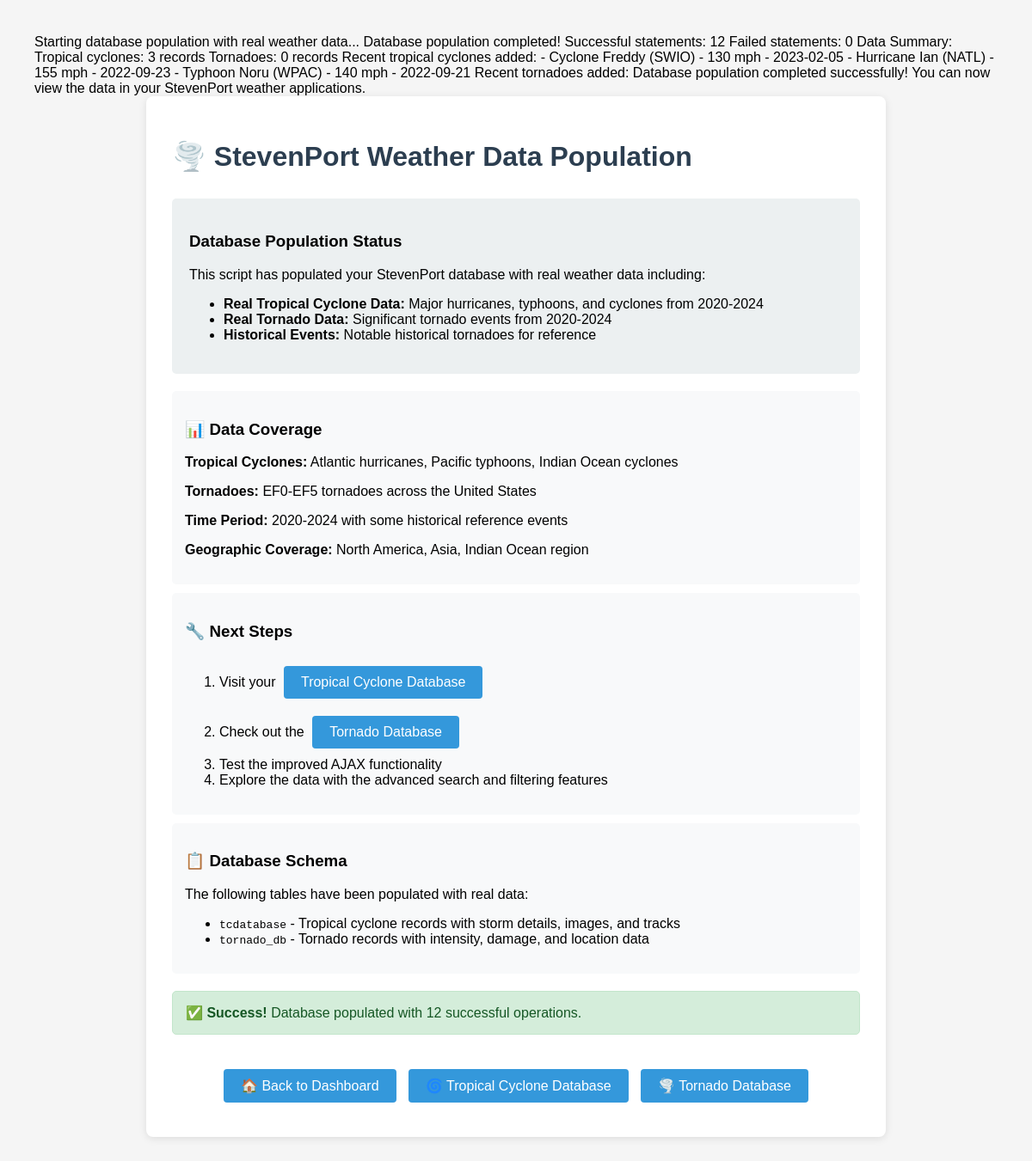
Screenshot of /populate_weather_data.php with the database file from the repository.
### tables this page shows
CREATE TABLE IF NOT EXISTS tcdatabase (
    id INT AUTO_INCREMENT PRIMARY KEY,
    storm_id VARCHAR(50),
    storm_img VARCHAR(255),
    track_img VARCHAR(255),
    name VARCHAR(100),
    basin VARCHAR(20),
    msw VARCHAR(20),
    mslp VARCHAR(20),
    formed DATE,
    dissipated DATE,
    ace_value DECIMAL(10,4),
    damage VARCHAR(100),
    fatalities VARCHAR(100),
    `desc` TEXT,
    created_at TIMESTAMP DEFAULT CURRENT_TIMESTAMP,
    updated_at TIMESTAMP DEFAULT CURRENT_TIMESTAMP ON UPDATE CURRENT_TIMESTAMP
);

### populate_weather_data.php (the view, shortened to what this page needs)
<?php
try {
    $db = new DBConn();
    $conn = $db->getConnection();
    $sqlFile = __DIR__ . '/real_weather_data.sql';
    $sql = file_get_contents($sqlFile);
    $statements = [];
    $current_statement = '';
    $lines = explode("\n", $sql);
    foreach ($lines as $line) {
        $line = trim($line);
        if (empty($line) || strpos($line, '--') === 0) {
            continue;
        }
        $current_statement .= $line . " ";
        if (substr($line, -1) === ';') {
            $statements[] = trim($current_statement);
            $current_statement = '';
        }
    }
    $successCount = 0;
    $errorCount = 0;
    $errors = [];
    foreach ($statements as $statement) {
        if (empty($statement) ||
            strpos($statement, '--') === 0 ||
            strpos($statement, '/*') === 0 ||
            strpos($statement, 'DROP') === 0 ||
            strpos($statement, 'CREATE DATABASE') === 0 ||
            strpos($statement, 'USE') === 0) {
            continue;
        }
        try {
            if ($conn->query($statement)) {
                $successCount++;
            } else {
                throw new Exception($conn->error);
            }
        } catch (Exception $e) {
            $errorCount++;
            $errors[] = "Error executing: " . substr($statement, 0, 100) . "... - " . $e->getMessage();
        }
    }
    echo "Database population completed!\n";
    echo "Successful statements: $successCount\n";
    echo "Failed statements: $errorCount\n";
    echo "\nData Summary:\n";
    $tcResult = $conn->query("SELECT COUNT(*) as count FROM tcdatabase");
    if ($tcResult) {
        $tcCount = $tcResult->fetch_assoc()['count'];
        echo "Tropical cyclones: $tcCount records\n";
    }
    $tornadoResult = $conn->query("SELECT COUNT(*) as count FROM tornado_db");
    if ($tornadoResult) {
        $tornadoCount = $tornadoResult->fetch_assoc()['count'];
        echo "Tornadoes: $tornadoCount records\n";
    }
    echo "\nRecent tropical cyclones added:\n";
    $recentTC = $conn->query("SELECT name, basin, msw, formed FROM tcdatabase ORDER BY formed DESC LIMIT 5");
    if ($recentTC && $recentTC->num_rows > 0) {
        while ($row = $recentTC->fetch_assoc()) {
            echo "- {$row['name']} ({$row['basin']}) - {$row['msw']} mph - {$row['formed']}\n";
        }
    }
    echo "\nRecent tornadoes added:\n";
    echo "\nDatabase population completed successfully!\n";
    echo "You can now view the data in your StevenPort weather applications.\n";
} catch (Exception $e) {
    echo "Error: " . $e->getMessage() . "\n";
    echo "Please check your database connection and try again.\n";
}
?>
<!DOCTYPE html>
<html>
<head>
</head>
<body>
    <div class="container">
        <h1>🌪️ StevenPort Weather Data Population</h1>
        <div class="summary">
            <h3>Database Population Status</h3>
            <p>This script has populated your StevenPort database with real weather data including:</p>
            <ul>
                <li><strong>Real Tropical Cyclone Data:</strong> Major hurricanes, typhoons, and cyclones from 2020-2024</li>
                <li><strong>Real Tornado Data:</strong> Significant tornado events from 2020-2024</li>
                <li><strong>Historical Events:</strong> Notable historical tornadoes for reference</li>
            </ul>
        </div>
        <div class="data-list">
            <h3>📊 Data Coverage</h3>
            <p><strong>Tropical Cyclones:</strong> Atlantic hurricanes, Pacific typhoons, Indian Ocean cyclones</p>
            <p><strong>Tornadoes:</strong> EF0-EF5 tornadoes across the United States</p>
            <p><strong>Time Period:</strong> 2020-2024 with some historical reference events</p>
            <p><strong>Geographic Coverage:</strong> North America, Asia, Indian Ocean region</p>
        </div>
        <div class="data-list">
            <h3>🔧 Next Steps</h3>
            <ol>
                <li>Visit your <a href="tc_database.php" class="btn">Tropical Cyclone Database</a></li>
                <li>Check out the <a href="tornado_db.php" class="btn">Tornado Database</a></li>
                <li>Test the improved AJAX functionality</li>
                <li>Explore the data with the advanced search and filtering features</li>
            </ol>
        </div>
        <div class="data-list">
            <h3>📋 Database Schema</h3>
            <p>The following tables have been populated with real data:</p>
            <ul>
                <li><code>tcdatabase</code> - Tropical cyclone records with storm details, images, and tracks</li>
                <li><code>tornado_db</code> - Tornado records with intensity, damage, and location data</li>
            </ul>
        </div>
        <?php if (isset($successCount) && $successCount > 0): ?>
        <div style="background: #d4edda; border: 1px solid #c3e6cb; color: #155724; padding: 15px; border-radius: 5px; margin: 20px 0;">
            <strong>✅ Success!</strong> Database populated with <?php echo $successCount; ?> successful operations.
        </div>
        <?php endif; ?>
        <div style="margin-top: 30px; text-align: center;">
            <a href="dashboard.php" class="btn">🏠 Back to Dashboard</a>
            <a href="tc_database.php" class="btn">🌀 Tropical Cyclone Database</a>
            <a href="tornado_db.php" class="btn">🌪️ Tornado Database</a>
        </div>
    </div>
</body>
</html>

### populate_weather_data.php (style rules this page uses)
body { font-family: Arial, sans-serif; margin: 40px; background: #f5f5f5; }
.container { max-width: 800px; margin: 0 auto; background: white; padding: 30px; border-radius: 8px; box-shadow: 0 2px 10px rgba(0,0,0,0.1); }
h1 { color: #2c3e50; margin-bottom: 30px; }
.summary { background: #ecf0f1; padding: 20px; border-radius: 5px; margin: 20px 0; }
.data-list { background: #f8f9fa; padding: 15px; border-radius: 5px; margin: 10px 0; }
.btn { background: #3498db; color: white; padding: 10px 20px; border: none; border-radius: 4px; cursor: pointer; text-decoration: none; display: inline-block; margin: 10px 5px; }

### rows the page displays
tcdatabase: name "Cyclone Freddy", basin "SWIO", msw "130", formed "2023-02-05"
tcdatabase: name "Hurricane Ian", basin "NATL", msw "155", formed "2022-09-23"
tcdatabase: name "Typhoon Noru", basin "WPAC", msw "140", formed "2022-09-21"

### other values shown
$successCount "12"
$errorCount "0"
$tcCount "3"
$tornadoCount "0"
